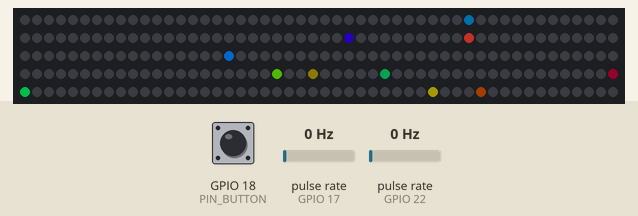
This sketch was run on a simulated ESP32. Parts: 250 RGB LEDs in strip order, left to right, continuing on the next row. Wiring (inferred from the names in the program): 2 × pulse sensor: data GPIO 17 / data GPIO 22. The test bench sets the inputs (shaded band); at power-on: GPIO 18 (PIN_BUTTON) HIGH, pulse rate (sensors on GPIO 17, GPIO 22) 0 Hz. Dim RGB values are drawn brighter than linear; random numbers use the default seed unless the sketch sets one.

Above: at 1.2 s.
1.3 s: GPIO 18 (PIN_BUTTON) pulled LOW for 0.15 s
4.4 s: GPIO 18 (PIN_BUTTON) pulled LOW for 1 s
6.0 s: GPIO 18 (PIN_BUTTON) pulled LOW for 0.15 s
6.7 s: GPIO 18 (PIN_BUTTON) pulled LOW for 3.2 s
10.5 s: GPIO 18 (PIN_BUTTON) pulled LOW for 0.15 s
11.2 s: GPIO 18 (PIN_BUTTON) pulled LOW for 1 s
Timing chart, 0 to 14.2 s (numbered marks = the images above; inputs shaded):
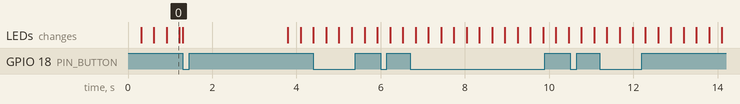

The sketch:

sketch_hackathon.ino
```cpp
// 1. Install ESP32 support for Arduino IDE
// 2. Install fastled (sketch -> include library -> fastled)
// 3. Choose ESP32 DEV module

// -------------------- INCLUDES ------------------------------
#include "FastLED.h"

// -------------------- DEFINE CONSTANTS ----------------------
#define PIN_ENCODER_1 22
#define PIN_ENCODER_2 17
// LED AND PIN_BUTTON ARE SWITCHED FOR ONE MODEL (23 and 18)
#define PIN_LED_STRIP 23
#define PIN_BUTTON 18
// Number of LEDs on the LED strip
#define N_LEDS 250
#define N_MODE 3
// ANIMATION CONSTANTS
#define N_STAR 20
#define N_DROP 5
#define DROP_DELAY_COUNTER 500


// -------------------- SETUP VARIABLES -----------------------
// Counter for the number of main loop iterations there has already been.
uint32_t counter = 0;
// Track which mode currently is active. The mode can be switched with the button.
uint8_t mode = 0;
// Brightness can have values from 0 - 255
int16_t led_brightness = 150;
uint16_t animation_speed = 20;
// CRGB is a class from the FastLED package, containing a value for R, G and B.
// pixel_buffer contains the data that will be written regularly to the LED strip.
CRGB pixel_buffer[N_LEDS];


// -------------------- DEFINE FUNCTIONS -----------------------

void update_button()
{
  bool button_state = digitalRead(PIN_BUTTON);
  static bool last_state = true;

  if (button_state == LOW)
  {
    // Button is pressed. Write your code here
    if (button_state != last_state)
    {
      // Button is now pressed, but wasn't pressed last loop
      mode = (mode + 1) % N_MODE;
    }
  }
  last_state = button_state;
}

// -------------------- FUNCTION ENCODER

unsigned long _lastIncReadTime = micros();
unsigned long _lastDecReadTime = micros();
int _pauseLength = 25000;
int _fastIncrement = 3;

const int ENCODER_MIN = 0;
volatile int encoder_value;

void read_encoder() {
  // Encoder interrupt routine for both pins. Updates counter
  // if they are valid and have rotated a full indent

  static uint8_t old_AB = 3;  // Lookup table index
  static int8_t encval = 0;   // Encoder value
  static const int8_t enc_states[]  = {0,-1,1,0,1,0,0,-1,-1,0,0,1,0,1,-1,0}; // Lookup table

  old_AB <<=2;  // Remember previous state

  if (digitalRead(PIN_ENCODER_1)) old_AB |= 0x02; // Add current state of pin A
  if (digitalRead(PIN_ENCODER_2)) old_AB |= 0x01; // Add current state of pin B

  encval += enc_states[( old_AB & 0x0f )];
  int16_t changevalue = 0;
  // Update counter if encoder has rotated a full indent, that is at least 4 steps
  if( encval < -3 )
  {        // Four steps forward
    changevalue = 5;
    if((micros() - _lastIncReadTime) < _pauseLength) {
      changevalue = _fastIncrement * changevalue;
    }
    _lastIncReadTime = micros();             // Update counter
    encval = 0;
  }
  else if ( encval > 3 )
  {        // Four steps backward
    changevalue = -5;
    if((micros() - _lastDecReadTime) < _pauseLength) {
      changevalue = _fastIncrement * changevalue;
    }
    _lastDecReadTime = micros();
    encval = 0;
  }

  led_brightness = std::min(std::max(led_brightness + changevalue, 0), 255);
}


// -------------------- FUNCTION WHEEL (GET RAINBOW COLORS BY NUMBER 0 - 255)
CRGB wheel(byte wheel_pos)
{
  uint8_t rgb[3];
  wheel_pos = 255 - wheel_pos;
  if (wheel_pos < 85)
  {
    rgb[0] = 255 - wheel_pos * 3;
    rgb[1] = 0;
    rgb[2] = wheel_pos * 3;
  }
  else if (wheel_pos < 170)
  {
    wheel_pos -= 85;
    rgb[0] = 0;
    rgb[1] = wheel_pos * 3;
    rgb[2] = 255 - wheel_pos * 3;
  }
  else
  {
    wheel_pos -= 170;
    rgb[0] = wheel_pos * 3;
    rgb[1] = 255 - wheel_pos * 3;
    rgb[2] = 0;
  }
  return CRGB(rgb[0], rgb[1], rgb[2]);
};

// -------------------- CLASSES ---------------------------

// -------------------- CLASS STAR
class Star
{
public:
  Star();
  void random_init();
  void update();
  uint16_t pos;
  int32_t lifetime;
  int32_t lifetime_tot;
  uint32_t brightness;
  int32_t delay_frame;
  CRGB color;
};

Star::Star(){};

void Star::random_init()
{
  lifetime_tot = random(1500, 4000);
  lifetime = lifetime_tot;
  brightness = 0;
  pos = random(N_LEDS);
  delay_frame = random(4000);
  if (mode == 2) {
    color = wheel(random(100, 150));
  } else {
    // Get a random rainbow color.
    color = wheel(random(256));
  }

}

void Star::update()
{
  // If there is still delay of star to start, decrease it and skip this loop run.
  if (delay_frame > 0)
  {
    delay_frame -= animation_speed;
    return;
  }

  brightness = lifetime_tot - abs(lifetime_tot - lifetime * 2);
  lifetime -= animation_speed;

  if (lifetime <= 0)
  {
    random_init();
  }
}

Star stars[N_STAR];

void star_animation() {
    for (uint8_t i_star = 0; i_star < N_STAR; i_star++)
  {
    stars[i_star].update();
    pixel_buffer[stars[i_star].pos].r += map(stars[i_star].brightness, 0, stars[i_star].lifetime_tot, 0, stars[i_star].color.r);
    pixel_buffer[stars[i_star].pos].g += map(stars[i_star].brightness, 0, stars[i_star].lifetime_tot, 0, stars[i_star].color.g);
    pixel_buffer[stars[i_star].pos].b += map(stars[i_star].brightness, 0, stars[i_star].lifetime_tot, 0, stars[i_star].color.b);
  }
}

// -------------------- CLASS DROP


class Drop
{
public:
    Drop();
    uint16_t pos_head;
    uint16_t pos_between_head_jump;
    uint8_t length;
    CRGB color;
    uint8_t color_rainbow;
    uint32_t speed;
    int32_t delay_counter;
    void random_init();
    void update();
};

Drop::Drop(){};

void Drop::random_init()
{
  delay_counter = random(30000, 150000);
  speed = random(5, 8);
  //speed = 2;
  length = random(3, 5);
  pos_head = 0;
  pos_between_head_jump = 0;

  if (mode == 2) {
    color_rainbow = random(100, 150);
  } else {
    // Get a random rainbow color.
    color_rainbow = random(256);
  }
}

void Drop::update()
{
  pos_between_head_jump += speed * animation_speed;
  // If the delay counter is on, reduce it by one, otherwise update the drop pos_head.
  if (delay_counter > 0)
  {
    delay_counter -= speed * animation_speed;
    return;
  }
  pos_between_head_jump = 0;
  pos_head++;
  delay_counter = DROP_DELAY_COUNTER;
  // Initiate the drop again if it not on the LED stripe anymore
  if (pos_head > N_LEDS + length)
  {
    random_init();
  }
}

Drop drops[N_DROP];

void drop_animation()
{
  double temp_res;
  float brightness_multiplier;
  for (byte i_drop = 0; i_drop < N_DROP; i_drop++)
  {
    drops[i_drop].update();
    temp_res = (double)(drops[i_drop].pos_between_head_jump) / (double)DROP_DELAY_COUNTER;
    temp_res = std::min(1.0, temp_res);
    // Here a drop is set. The drop effect is realized by reducing the brightness from the lowest pixel on to the top.
    // Special cases for when the drop exceeds the LED stripe to the top or bottom have to be consindered.

    // First, the visible part on the stripe is defined.
    // The top pixel of the drop that can be seen (If all are seen, this is 0)
    uint8_t dropindex_top;
    // The bottom pixel of the drop that can be seen (If all are seen, this is the drop length)
    uint8_t dropindex_bot;
    if (drops[i_drop].pos_head < drops[i_drop].length)
    {
      // Case: The drop exceeds the LED stripe at the top, thus only the visible pixels at the drop bottom have to be shown.
      dropindex_top = 0;
      dropindex_bot = drops[i_drop].pos_head;
    }
    else if (drops[i_drop].pos_head > N_LEDS)
    {
      // Case: The drop exceeds the LED stripe at the bottom, thus only the upper drop pixels are visible.
      dropindex_top = drops[i_drop].pos_head - N_LEDS;
      dropindex_bot = drops[i_drop].length;
    }
    else
    {
      // Case: The whole drop can be displayed.
      dropindex_top = 0;
      dropindex_bot = drops[i_drop].length;
    }
    // Go through every drop pixel and adjust the brightness. The bottom pixel will have full brightness.
    for (uint16_t i_droppixel = dropindex_top; i_droppixel < dropindex_bot; i_droppixel++)
    {
      brightness_multiplier = 0;
      // If bottom pixel set to full brightness.
      if (i_droppixel == 0)
      {
        brightness_multiplier = temp_res;
      }
      // If not the bottom pixel lower brightness, the more up the pixel the lower the brightness.
      else
      {
        brightness_multiplier = ((double)(drops[i_drop].length) - (double)(i_droppixel) - temp_res) / ((double)(drops[i_drop].length) - 1.0);
      }

      uint16_t color_length = 16;
      uint16_t wheel_selector = (drops[i_drop].color_rainbow + i_droppixel * color_length + (uint16_t)(temp_res * (double)color_length)) % 256;

      CRGB color = wheel(wheel_selector);

      // Update the pixel buffer.
      pixel_buffer[drops[i_drop].pos_head - i_droppixel - 1].r += color.r;
      pixel_buffer[drops[i_drop].pos_head - i_droppixel - 1].g += color.g;
      pixel_buffer[drops[i_drop].pos_head - i_droppixel - 1].b += color.b;
    }
  }
}


// -------------------- SETUP -----------------------------


void setup() {
  // put your setup code here, to run once:
  randomSeed(analogRead(0));

  // Define LED type, pin and array to use for the data
  FastLED.addLeds<WS2812B, PIN_LED_STRIP, GRB>(pixel_buffer, N_LEDS);

  // Setup pullup resistors
  pinMode(PIN_ENCODER_1, INPUT_PULLUP);
  pinMode(PIN_ENCODER_2, INPUT_PULLUP);
  pinMode(PIN_BUTTON, INPUT_PULLUP);

  attachInterrupt(digitalPinToInterrupt(PIN_ENCODER_1), read_encoder, CHANGE);
  attachInterrupt(digitalPinToInterrupt(PIN_ENCODER_2), read_encoder, CHANGE);

  Serial.begin(115200);

  // ANIMATION SETUP
  for (int i_star = 0; i_star < N_STAR; i_star++) {
    stars[i_star].random_init();
  }

  for (int i_drop = 0; i_drop < N_DROP; i_drop++) {
    drops[i_drop].random_init();
  }
}


// -------------------- LOOP ------------------------------

void loop() {
  // put your main code here, to run repeatedly:

  update_button();

  // ANIMATIONS
  if (mode == 1)
  {
    drop_animation();

  } else
  {
    star_animation();
    drop_animation();
  }

  // Set the brightness.
  FastLED.setBrightness(led_brightness);
  // Write pixel buffer to the LED strip.
  FastLED.show();

  // RESET PIXEL BUFFER
  for (uint16_t i_led = 0; i_led < N_LEDS; i_led++)
  {
    pixel_buffer[i_led] = CRGB::Black;
  }

}
```
